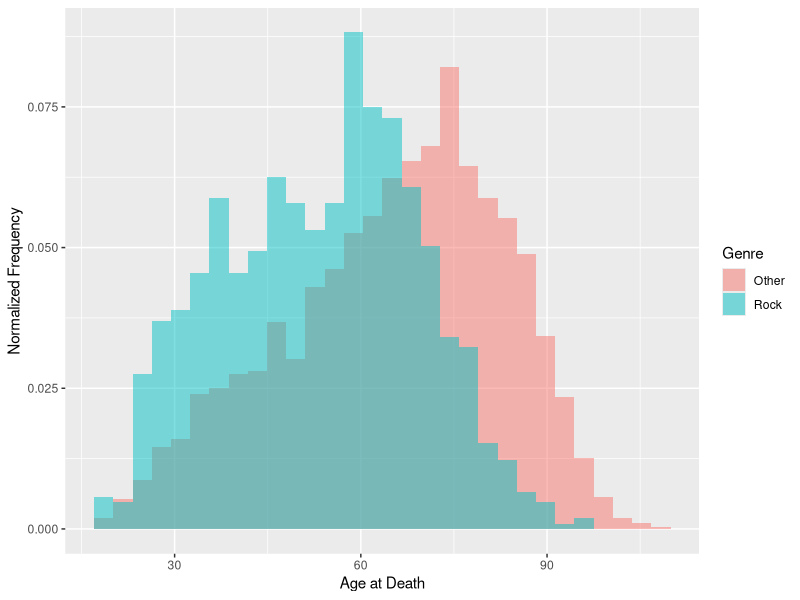
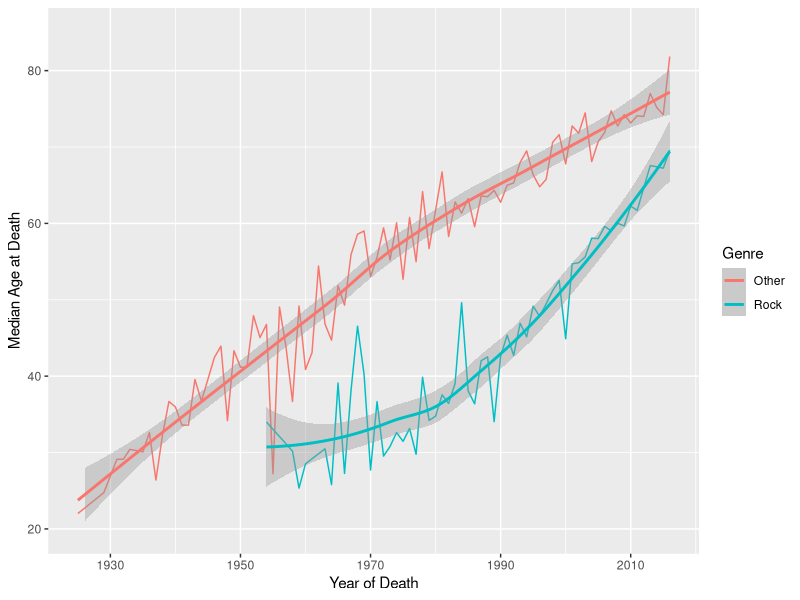

These charts were generated, in order, by the following R code: (Note: this script raises an error after producing the figures.)
library(tidyverse)

## Load in csv as dataframe
df <- read_csv2('death_genre.csv')

## Transform birth and death dates to date formats 
## + calculate age at death
## + add logical expression column if the genre contains rock or not
calculations_df <- df %>%
  mutate(`birth date` = as.Date(`birth date`),
         `death date` = as.Date(`death date`),
         days_at_death = `death date` - `birth date`,
         age_at_death = days_at_death / 365.25,
         is_rock = str_detect(genre,coll("rock", ignore_case = TRUE)))

clean_df <- subset(calculations_df, !(age_at_death <= 17)) %>%
  mutate(age_at_death = as.numeric(age_at_death),
         year_of_death = format(as.Date(`death date`, format="%d/%m/%Y"),"%Y"),
         year_of_birth = format(as.Date(`birth date`, format="%d/%m/%Y"),"%Y"))

clean_df_modern <- subset(clean_df, !(year_of_birth < 1900))
summary_df_modern <- clean_df_modern %>%
  select(age_at_death, is_rock) %>%
  group_by(is_rock) %>%
  summarise(n = n(),
            m_age_at_death = mean(age_at_death),
            SD = sd(age_at_death),
            median = median(age_at_death),
            IQR = IQR(age_at_death))

history_df <- clean_df_modern %>%
  group_by(is_rock, year_of_death) %>%
  summarise(median_age = median(age_at_death),
            count = n()) %>%
  mutate(year_of_death = as.numeric(year_of_death))
  
## Group by the logical expression then calculate count, mean age, SD of age
summary_df <- clean_df %>%
  select(age_at_death, is_rock) %>%
  group_by(is_rock) %>%
  summarise(n = n(),
            m_age_at_death = mean(age_at_death),
            SD = sd(age_at_death),
            median = median(age_at_death),
            IQR = IQR(age_at_death))

# Normalized histogram visualization
ggplot(clean_df_modern, aes(x = age_at_death, fill = is_rock)) +
  geom_histogram(aes(y = 2*(..density..)/sum(..density..)),
                 position = "identity", bins = 30, alpha=0.5) +
  labs(x = "Age at Death", y = "Normalized Frequency", fill = "Genre",
       title = NULL) +
  scale_fill_discrete(labels = c("Other", "Rock"))

## Line graph of median age over time
ggplot(history_df) +
  aes(x = year_of_death, y = median_age, colour = is_rock) +
  geom_line() +
  geom_smooth() +
  labs(x = "Year of Death", y = "Median Age at Death", color = "Genre",
      title = NULL) +
  #scale_x_continuous(limits=c(2008, 2019), breaks = seq(2008, 2019, 2)) +
  xlim(1930, 2016) +
  ylim(20, 85) +
  scale_color_discrete(labels = c("Other", "Rock")) +
  scale_x_continuous(breaks = c(1930,1950,1970,1990,2010))

## Q-Q plots
# ggqqplot(clean_df_modern, x = "age_at_death", facet.by = "is_rock")


## Wilcoxon test - since assumption of normality is not met
wilcox.test(age_at_death ~ is_rock, data = clean_df_modern)
## Get effect size
library(rstatix)
clean_df_modern %>% wilcox_effsize(age_at_death ~ is_rock)
clean_df %>%
  group_by(is_rock) %>%
  get_summary_stats(age_at_death, type = "median_iqr")
